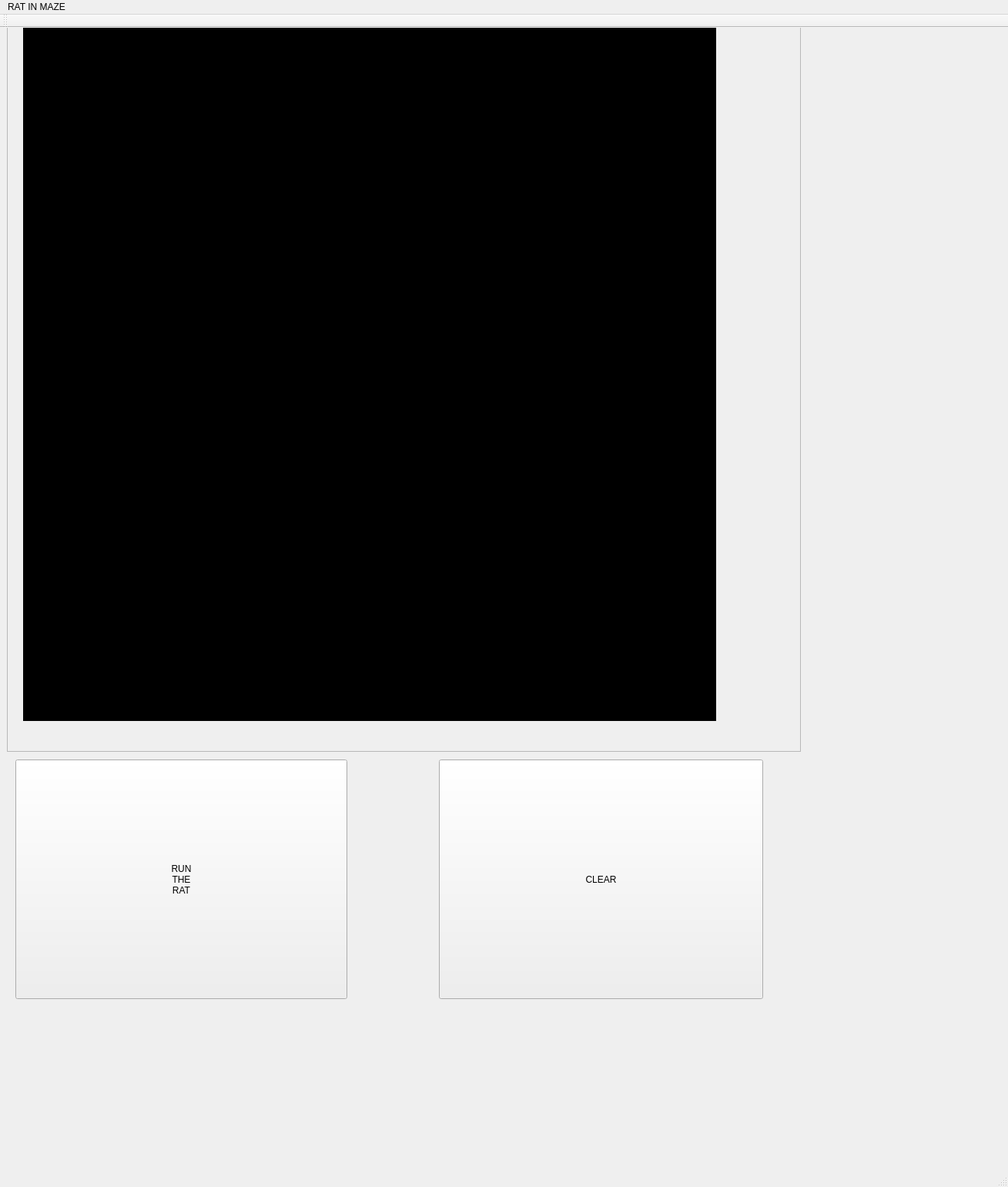
<?xml version="1.0" encoding="UTF-8"?>
<ui version="4.0">
 <class>MainWindow</class>
 <widget class="QMainWindow" name="MainWindow">
  <property name="geometry">
   <rect>
    <x>0</x>
    <y>0</y>
    <width>1309</width>
    <height>1541</height>
   </rect>
  </property>
  <property name="windowTitle">
   <string>MainWindow</string>
  </property>
  <widget class="QWidget" name="centralWidget">
   <widget class="QLabel" name="label">
    <property name="geometry">
     <rect>
      <x>390</x>
      <y>1060</y>
      <width>171</width>
      <height>101</height>
     </rect>
    </property>
    <property name="text">
     <string/>
    </property>
   </widget>
   <widget class="QScrollArea" name="scrollArea">
    <property name="geometry">
     <rect>
      <x>9</x>
      <y>-1</y>
      <width>1031</width>
      <height>941</height>
     </rect>
    </property>
    <property name="widgetResizable">
     <bool>true</bool>
    </property>
    <widget class="QWidget" name="scrollAreaWidgetContents">
     <property name="geometry">
      <rect>
       <x>0</x>
       <y>0</y>
       <width>1029</width>
       <height>939</height>
      </rect>
     </property>
     <widget class="my_label" name="frame">
      <property name="geometry">
       <rect>
        <x>20</x>
        <y>0</y>
        <width>900</width>
        <height>900</height>
       </rect>
      </property>
      <property name="mouseTracking">
       <bool>true</bool>
      </property>
      <property name="styleSheet">
       <string notr="true">background-color: rgb(0, 0, 0);</string>
      </property>
      <property name="frameShape">
       <enum>QFrame::Box</enum>
      </property>
      <property name="text">
       <string/>
      </property>
     </widget>
    </widget>
   </widget>
   <widget class="QPushButton" name="pushButton">
    <property name="geometry">
     <rect>
      <x>570</x>
      <y>950</y>
      <width>421</width>
      <height>311</height>
     </rect>
    </property>
    <property name="text">
     <string>CLEAR</string>
    </property>
   </widget>
   <widget class="QPushButton" name="pushButton_2">
    <property name="geometry">
     <rect>
      <x>20</x>
      <y>950</y>
      <width>431</width>
      <height>311</height>
     </rect>
    </property>
    <property name="text">
     <string>RUN
THE
RAT</string>
    </property>
   </widget>
   <widget class="QLabel" name="label_2">
    <property name="geometry">
     <rect>
      <x>60</x>
      <y>1270</y>
      <width>861</width>
      <height>181</height>
     </rect>
    </property>
    <property name="text">
     <string/>
    </property>
   </widget>
  </widget>
  <widget class="QMenuBar" name="menuBar">
   <property name="geometry">
    <rect>
     <x>0</x>
     <y>0</y>
     <width>1309</width>
     <height>22</height>
    </rect>
   </property>
   <widget class="QMenu" name="menuWATCH_SORT">
    <property name="title">
     <string>RAT IN MAZE</string>
    </property>
   </widget>
   <addaction name="menuWATCH_SORT"/>
  </widget>
  <widget class="QToolBar" name="mainToolBar">
   <attribute name="toolBarArea">
    <enum>TopToolBarArea</enum>
   </attribute>
   <attribute name="toolBarBreak">
    <bool>false</bool>
   </attribute>
  </widget>
  <widget class="QStatusBar" name="statusBar"/>
 </widget>
 <layoutdefault spacing="6" margin="11"/>
 <customwidgets>
  <customwidget>
   <class>my_label</class>
   <extends>QLabel</extends>
   <header location="global">my_label.h</header>
  </customwidget>
 </customwidgets>
 <resources/>
 <connections/>
</ui>
